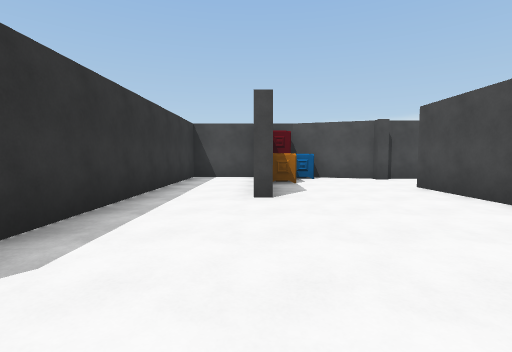
View 1 (above)

19 first-person views from a walk through a scene from a Unity 3-D project. The camera is 1.3 m above the floor, tilts 4° down and sees 85° across. The floor is counted in squares, 2 m on a side. Each view is taken from the middle of a square. On the plan, view 1 faces up. The plan holds only what a view shows up to about 9 squares ahead; the rest is blank. The place goes on beyond the plan. The player character is not drawn. Some animated figures are left out.

View 2
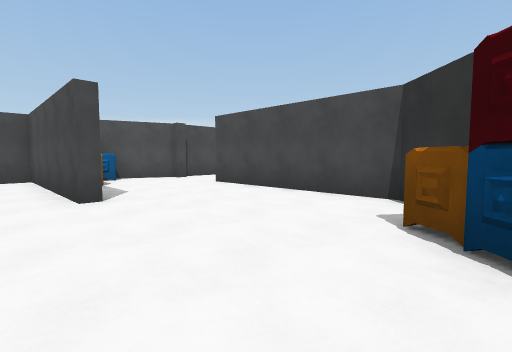

View 3
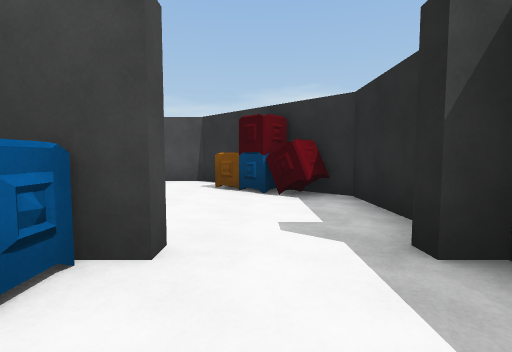

View 4
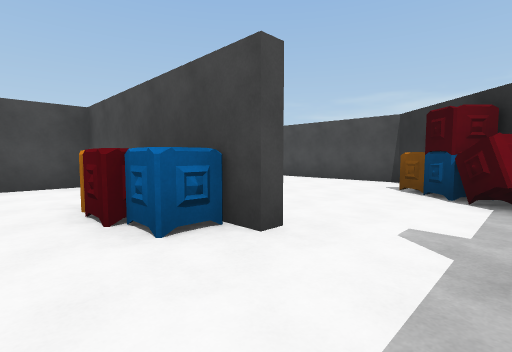

View 5
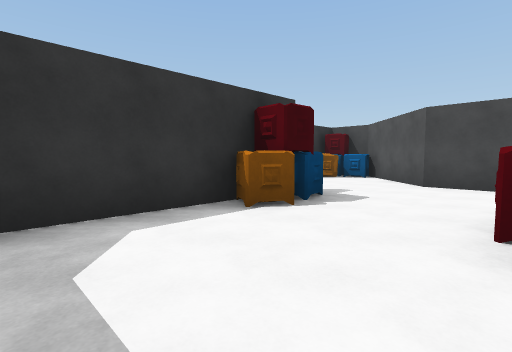

View 6
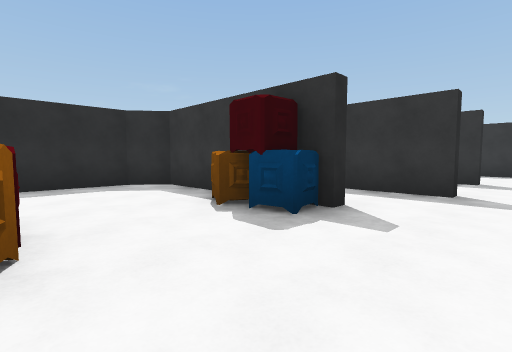

View 7
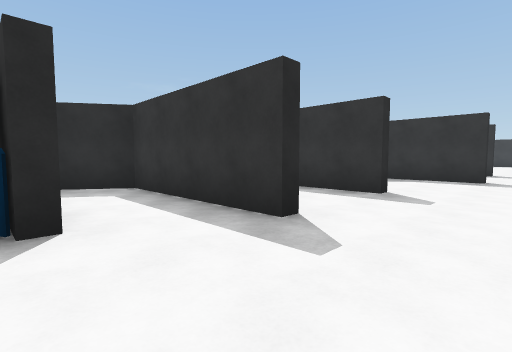

View 8
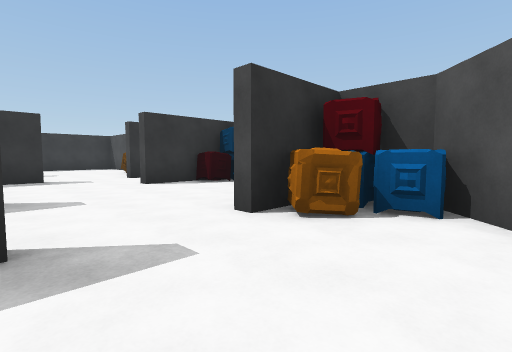

View 9
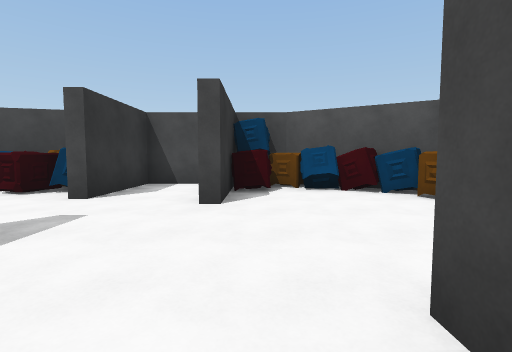

View 10
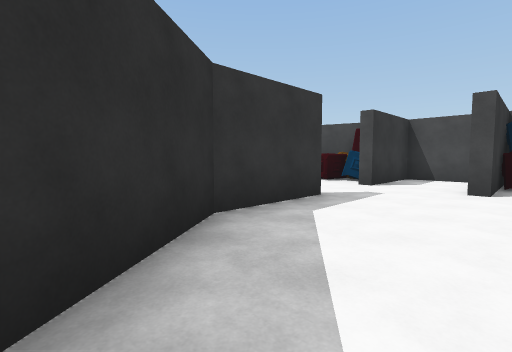

View 11
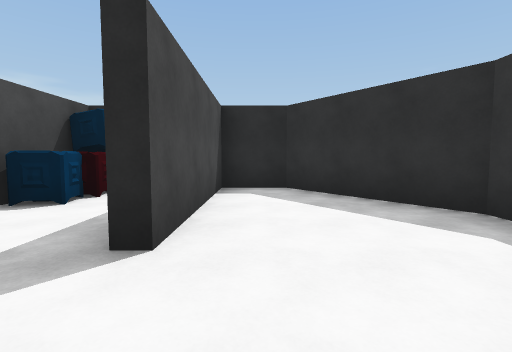

View 12
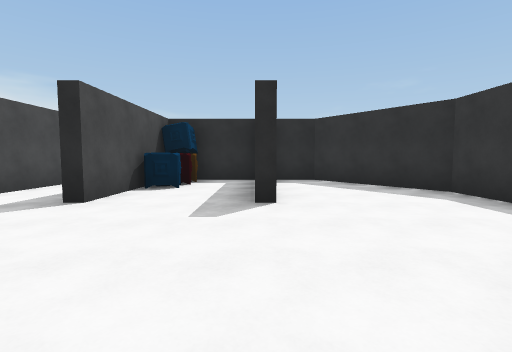

View 13
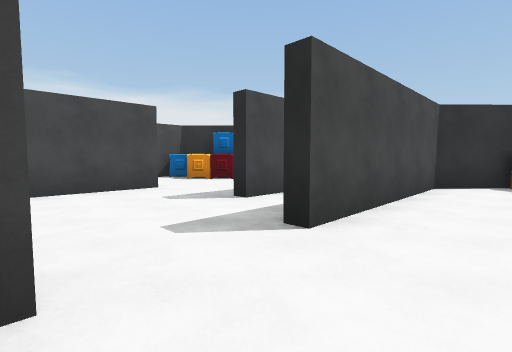

View 14
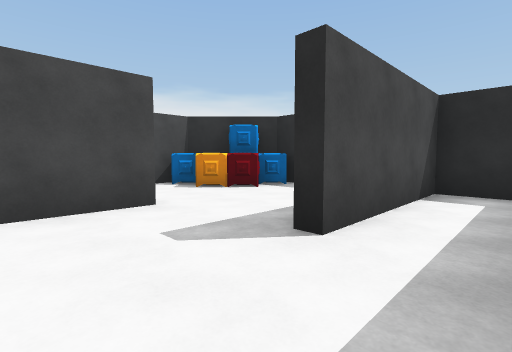

View 15
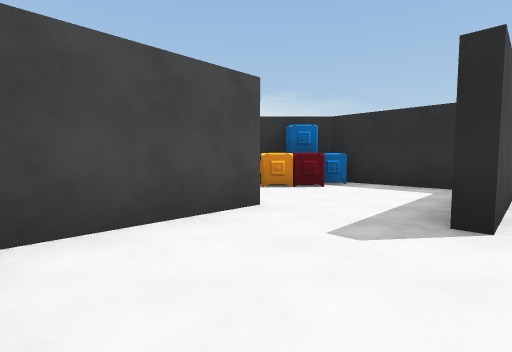

View 16
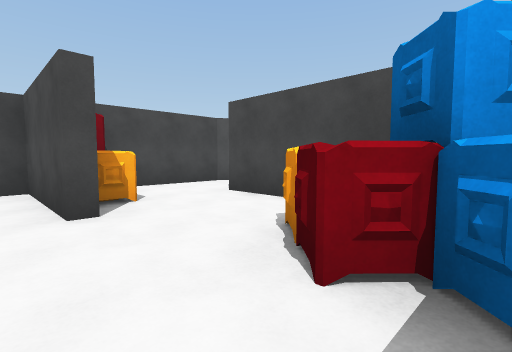

View 17
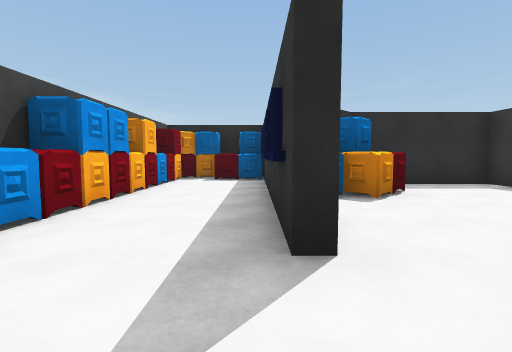

View 18
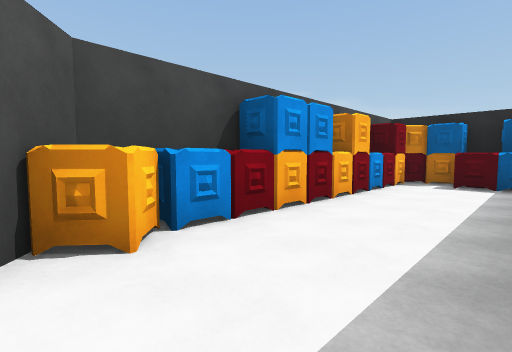

View 19
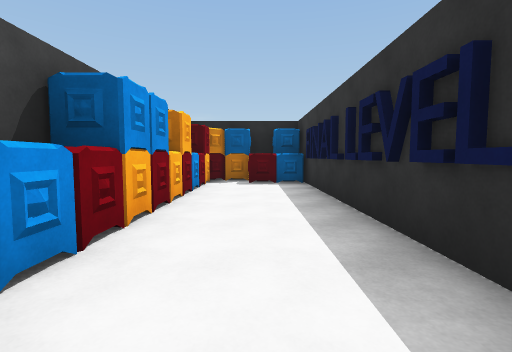

### Floor plan
Key: @ floor where view 1 was taken; # wall or solid block; . floor; ^ raised ledge.
Columns run from 15 left of view 1 to 14 right of it. Each row starts with its distance up from view 1.
 10 #####
  9 #..##^#      ###############
  8 ^..^.^^###   #.#^..#...#...##
  7 ...#..^^###  #.#^......##...##
  6 ..........####.#.......^#.#.^^
  5 #............#.#...#.#....#.#^
  4 #...#..#.....#.....#.#...##..#
  3 #...#..#.##.^#.....#.#..^^#..#
  2 ##..#.^#.##.^#.....#.#..##...#
  1  #..#.#..#..^#...#########...#
  0  #######.#.....@###       ^^.#
 -1        ###......#         ####
 -2          ########

Where each view was taken, in squares from view 1:
view 1: 0 up, 0 right, facing up
view 2: 0 up, 1 left, facing up-right
view 3: 0 up, 4 left, facing right
view 4: 1 down, 4 left, facing up-right
view 5: 1 down, 3 left, facing up-left
view 6: 5 up, 3 left, facing down-left
view 7: 6 up, 6 left, facing down-left
view 8: 4 up, 6 left, facing up-left
view 9: 3 up, 12 left, facing up
view 10: 1 up, 12 left, facing up-left
view 11: 6 up, 12 left, facing down
view 12: 8 up, 11 left, facing down
view 13: 8 up, 2 right, facing down-right
view 14: 7 up, 4 right, facing down-right
view 15: 8 up, 5 right, facing down-right
view 16: 2 up, 7 right, facing up-right
view 17: 8 up, 11 right, facing down
view 18: 7 up, 11 right, facing down-right
view 19: 7 up, 12 right, facing down
